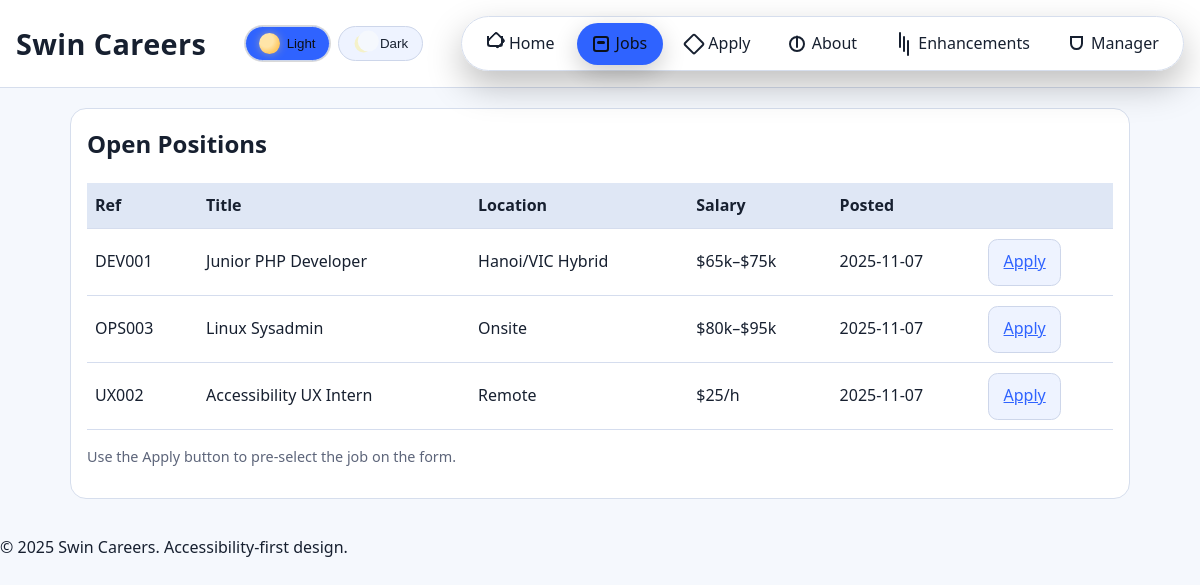
Before: /jobs.php with the older database file.
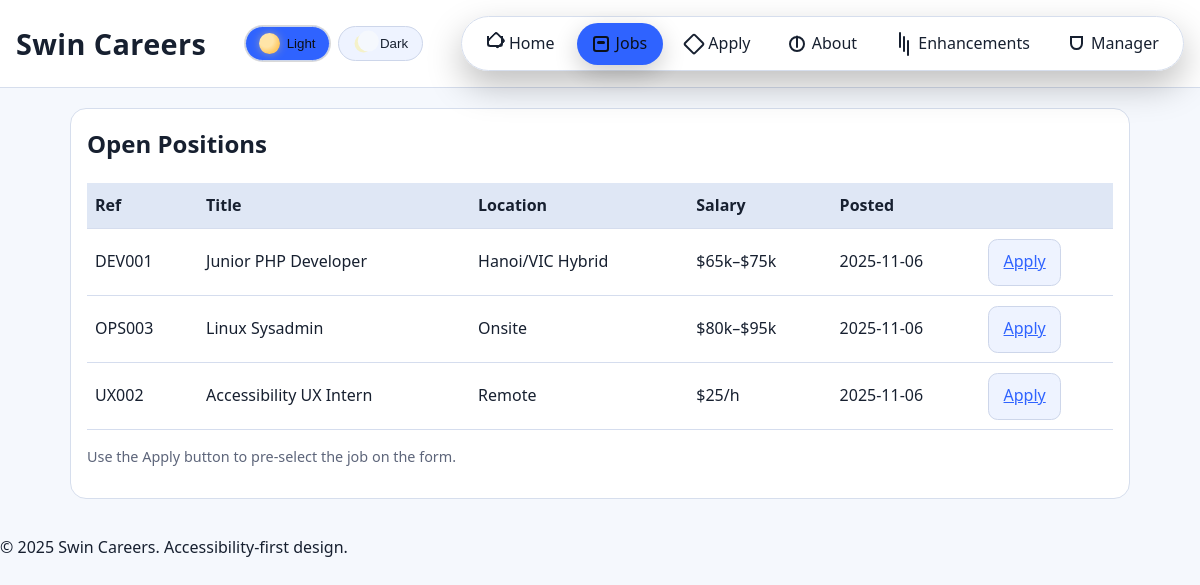
After: the same page with the newer database file.
### tables this page shows
CREATE TABLE `jobs` (
  `job_ref` varchar(6) NOT NULL,
  `title` varchar(80) NOT NULL,
  `description` text NOT NULL,
  `salary` varchar(40) DEFAULT NULL,
  `location` varchar(80) DEFAULT NULL,
  `posted` date NOT NULL DEFAULT curdate()
);

### initialize.php (called while the page is built, shortened)
<?php
$currentTheme = $_SESSION['theme'] ?? 'light';
$theme = $currentTheme;

### jobs.php (the view, shortened to what this page needs)
<?php
include "header.inc";
$conn = db_connect();
$create = "CREATE TABLE IF NOT EXISTS jobs (
  job_ref VARCHAR(6) PRIMARY KEY,
  title VARCHAR(80) NOT NULL,
  description TEXT NOT NULL,
  salary VARCHAR(40) NULL,
  location VARCHAR(80) NULL,
  posted DATE NOT NULL DEFAULT (CURRENT_DATE)
) ENGINE=InnoDB DEFAULT CHARSET=utf8mb4;";
mysqli_query($conn, $create);
$jobs = mysqli_query($conn, "SELECT * FROM jobs ORDER BY posted DESC, job_ref ASC");
?>
<article class="card">
  <h2>Open Positions</h2>
  <table class="table" aria-describedby="jobhelp">
    <thead><tr><th>Ref</th><th>Title</th><th>Location</th><th>Salary</th><th>Posted</th><th></th></tr></thead>
    <tbody>
      <?php while($row = mysqli_fetch_assoc($jobs)): ?>
        <tr>
          <td><?= htmlspecialchars($row['job_ref']) ?></td>
          <td><?= htmlspecialchars($row['title']) ?></td>
          <td><?= htmlspecialchars($row['location']) ?></td>
          <td><?= htmlspecialchars($row['salary']) ?></td>
          <td><?= htmlspecialchars($row['posted']) ?></td>
          <td><a class="btn" href="apply.php?job_ref=<?= urlencode($row['job_ref']) ?>">Apply</a></td>
        </tr>
      <?php endwhile; ?>
    </tbody>
  </table>
  <p id="jobhelp" class="muted small">Use the Apply button to pre-select the job on the form.</p>
</article>
<?php include "footer.inc"; ?>

### header.inc (shortened to what this page needs)
<?php
require_once __DIR__ . '/initialize.php';
?>
<!DOCTYPE html>
<html lang="en" class="<?php echo htmlspecialchars($theme); ?>">
<head>
  <link rel="stylesheet" href="styles/style.css?v=<?php echo filemtime(__DIR__ . '/styles/style.css'); ?>" />
</head>
<body class="<?php echo htmlspecialchars($theme); ?>">
<?php
$currentPath = $_SERVER['REQUEST_URI'] ?? ($_SERVER['PHP_SELF'] ?? '');
?>
<header role="banner" class="site-header">
  <h1 class="brand">Swin Careers</h1>
  <form class="theme-switcher" method="post" action="<?php echo htmlspecialchars($currentPath); ?>">
    <button
      class="theme-btn light"
      type="submit"
      name="theme"
      value="light"
      aria-pressed="<?php echo $theme === 'light' ? 'true' : 'false'; ?>">
      <span class="icon" aria-hidden="true"></span>
      <span class="label">Light</span>
    </button>
    <button
      class="theme-btn dark"
      type="submit"
      name="theme"
      value="dark"
      aria-pressed="<?php echo $theme === 'dark' ? 'true' : 'false'; ?>">
      <span class="icon" aria-hidden="true"></span>
      <span class="label">Dark</span>
    </button>
  </form>
  <?php include __DIR__ . "/nav.inc"; ?>
</header>
<main id="main" role="main" tabindex="-1">

### nav.inc
<?php
$currentPath = basename(parse_url($_SERVER['REQUEST_URI'] ?? '', PHP_URL_PATH) ?? '');
$navItems = [
  ['href' => 'index.php', 'label' => 'Home', 'icon' => 'home'],
  ['href' => 'jobs.php', 'label' => 'Jobs', 'icon' => 'briefcase'],
  ['href' => 'apply.php', 'label' => 'Apply', 'icon' => 'send'],
  ['href' => 'about.php', 'label' => 'About', 'icon' => 'info'],
  ['href' => 'enhancements.php', 'label' => 'Enhancements', 'icon' => 'sparkles'],
  ['href' => 'manage.php', 'label' => 'Manager', 'icon' => 'shield']
];
?>
<nav aria-label="Primary" class="site-nav">
  <ul>
    <?php foreach ($navItems as $item):
      $isActive = $currentPath === $item['href'];
      $classes = 'site-nav__link' . ($isActive ? ' is-active' : '');
    ?>
      <li>
        <a class="<?= $classes ?>"
           href="<?= htmlspecialchars($item['href']); ?>"
           aria-current="<?= $isActive ? 'page' : 'false'; ?>">
          <span class="nav-icon nav-icon--<?= $item['icon']; ?>" aria-hidden="true"></span>
          <span><?= htmlspecialchars($item['label']); ?></span>
        </a>
      </li>
    <?php endforeach; ?>
  </ul>
</nav>

### footer.inc
</main>
<footer role="contentinfo" class="site-footer">
  <p>&copy; <?php echo date('Y'); ?> Swin Careers. Accessibility-first design. </p>
</footer>
</body>
</html>

Changed rows visible on the page:
changed jobs "DEV001": posted "2025-11-07" → "2025-11-06"
changed jobs "OPS003": posted "2025-11-07" → "2025-11-06"
changed jobs "UX002": posted "2025-11-07" → "2025-11-06"
